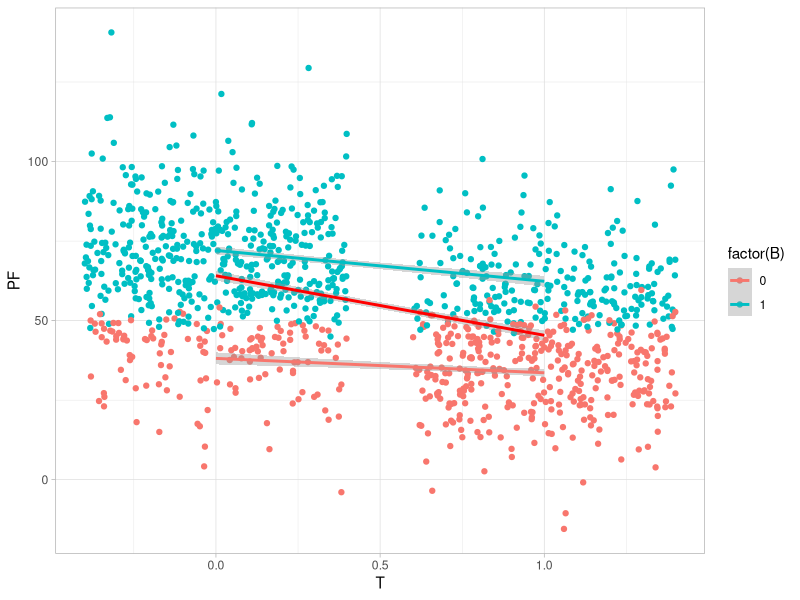

The R source for this figure:
## ---- chunk 1
#| code-fold: true
#| warning: false
library(tidyverse)
library(kableExtra)
library(DiagrammeR)
ggplot2::theme_set(ggplot2::theme_light())
inv_logit <- \(x) 1 / (1 + exp(-x)) 
## ---- chunk 2
#| code-fold: true
grViz('
digraph {
  graph [ranksep = 0.2, rankdir = LR]
  subgraph caso_1 {
    node [shape=plaintext]
    Z [fontcolor="red"]
    edge [minlen = 3]
    Z -> Y
    T -> Y
  }
}
', width = 250, height = 60)
## ---- chunk 3
#| code-fold: true
grViz("
digraph {
  graph [ranksep = 0.2, rankdir=LR]
  node[shape=circle]
      U
      V
  node [shape=plaintext]
    Z
    T
  edge [minlen = 3]
   #G -> H
   #H -> PI
   Z -> T
   T -> PF
   #G -> PF
   PI -> PF
   U -> PI
   U -> PF
   V -> PF
   T -> C -> PF
   PF -> B
}
")
## ---- chunk 4
sim_peso <- function(n){
  Z <- rnorm(n, 0, 0.5)
  p <- inv_logit( Z)
  T <- rbinom(n, 1, p)
  C <- rbinom(n, 1, 1/(1+exp(-(-2 + 4 * T))))
  U <- rnorm(n, 0, 5)
  G <- rbinom(n, 1, 0.5)
  H <- rnorm(n, 170 - 10 * G, 20)
  PI <- rnorm(n, -20 +  0.5 * H + U, 10)
  PF <- rnorm(n, PI + U - 20 * T + 3 * C , 5)
  #V <- PF - (PI + U - 10 * T + 2 * C)
  B <- rbinom(n, 1, 1/(1 + exp(-(PF-50)/2)))
  tibble(G, H, T, PI, PF, B, C, Z)
}
set.seed(226)
peso_tbl <- sim_peso(1200)
peso_tbl
## ---- chunk 5
peso_sims_tbl <- sim_peso(100000)
peso_sims_tbl |> group_by(T) |> 
  summarise(peso_final_medio = mean(PF)) |> 
  arrange(T) |> 
  mutate(dif = peso_final_medio - lag(peso_final_medio))
## ---- chunk 6
lm(PF ~ T, peso_tbl) |> broom::tidy()
## ---- chunk 7
lm(PF ~ T + PI, peso_tbl) |> broom::tidy()
## ---- chunk 8
#| code-fold: true
grViz('
digraph {
  graph [ranksep = 0.2, rankdir = LR]
  subgraph caso_1 {
    node [shape=plaintext]
    Z [fontcolor="red"]
    edge [minlen = 3]
    T -> Z
    Z -> Y
    T -> Y
  }
  
  subgraph caso_2 {
    node [shape=plaintext]
    Ya [label="Y"]
    Ta [label="T"]
    Za [label="Z"][fontcolor="red"]
    edge [minlen = 3]
    Ta -> M
    M -> Ya
    M -> Za
    Ta -> Ya
  }
}
', width = 250, height = 120)
## ---- chunk 9
lm(PF ~ T +  C, peso_tbl) |> broom::tidy()
lm(PF ~ T +  PI + C, peso_tbl) |> broom::tidy()

## ---- chunk 10
#| code-fold: true
grViz('
digraph {
  graph [ranksep = 0.2, rankdir = LR]
  subgraph caso_1 {
    node[shape= circle]
    U_y
    node [shape=plaintext]
    Z [fontcolor="red"]
    edge [minlen = 3]
    Y -> Z
    T -> Y  
    U_y -> Y
  }
}
', width = 250, height = 120)
## ---- chunk 11
ggplot(peso_tbl, aes(x = T, y = PF, colour = factor(B))) +
  geom_jitter() + 
   geom_smooth(method = "lm") +
  geom_smooth(formula = "y~ 1+x", method = "lm", colour = "red")
## ---- chunk 12
lm(PF ~ T +  B, peso_tbl) |> broom::tidy()
## ---- chunk 13
#| code-fold: true
grViz('
digraph {
  graph [ranksep = 0.2, rankdir = LR]
  subgraph caso_1 {
    node [shape=plaintext]
    Z [fontcolor="red"]
    edge [minlen = 3]
    T -> Z
    Y -> Z
    T -> Y
  }
  
  subgraph caso_2 {
    node [shape=circle]
    U
    node [shape=plaintext]
    Ya [label="Y"]
    Ta [label="T"]
    Za [label="Z"][fontcolor="red"]
    edge [minlen = 3]
    U -> Za
    U -> Ya
    Ta -> Ya
    Ta -> Za
  {rank=same; Za; Ta}
  }
}
', width = 250, height = 140)
## ---- chunk 14
#| code-fold: true
grViz("
digraph {
  graph [ranksep = 0.2, rankdir = LR]
  subgraph caso_1 {
    node [shape=plaintext]
    T [label = 'T']
    Y [label = 'Y']
    Z [label = 'Z'][fontcolor = 'red']
    node [shape=circle]
    U
    edge [minlen = 3]
    T -> Y
    T -> Z
    Z -> Y
    U -> Z
    U -> Y
  }
}")
## ---- chunk 15
#| code-fold: true
grViz('
digraph {
  graph [ranksep = 0.2, rankdir = LR]
  subgraph caso_1 {
    node [shape=plaintext]
    Z [fontcolor="red"]
    edge [minlen = 3]
    Z -> T
    T -> Y
  }
}', width = 100, height = 50)

## ---- chunk 16
lm(PF ~ T + Z, data = peso_tbl) |> broom::tidy()
lm(PF ~ T, data = peso_tbl) |> broom::tidy()
## ---- chunk 17
#| code-fold: true
grViz('
digraph {
  graph [ranksep = 0.2, rankdir = LR]
  subgraph caso_1 {
    node [shape=plaintext]
    Z [fontcolor="red"]
    X
    Y
    node [shape = circle]
    U
    edge [minlen = 3]
    U -> X
    U -> Y
    Z -> X
    X -> Y
  }
}', width = 100, height = 50)



## ---- chunk 18
n <- 5000
z <- rbinom(n, 1, 0.5)
u <- rnorm(n)
x <- rnorm(n, 5 * z + u, 1)
y <- rnorm(n, x +  u, 1)
datos <- tibble(x = x, z = z, u = u, y = y) 
lm(y ~ x, datos) |> broom::tidy()
lm(y ~ x + z, datos) |> broom::tidy()
